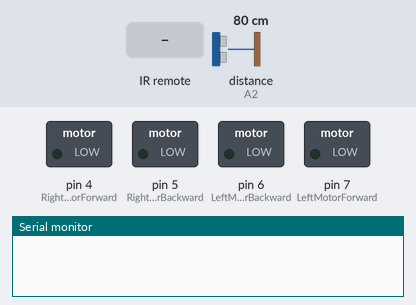
A sketch run on a simulated Arduino Uno, built with avr-gcc and run on an emulated ATmega328P. Parts: switched loads named in the sketch (green lamp = pin HIGH), the last lines printed to the serial monitor. Dashed ring = blinking. The inputs (shaded band) are chosen by the test bench; at power-on: distance to the obstacle (sensor on A2) 80 cm. The echo pulse lasts 58.3 µs per cm.

Above: at 1.3 s.
1.4 s: distance to the obstacle (sensor on A2) set to 23 cm
2.9 s: distance to the obstacle (sensor on A2) set to 18 cm
At 3.56 s:
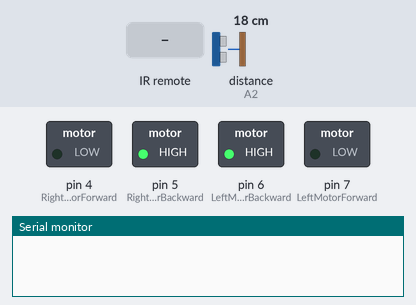
5.9 s: distance to the obstacle (sensor on A2) set to 35 cm
At 7.2 s:
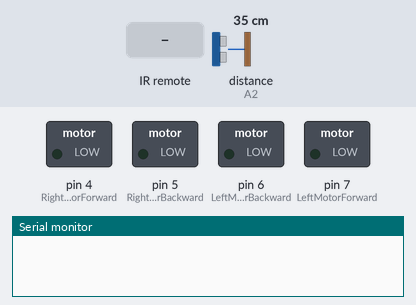
7.5 s: infrared code 0xFFC03F received
At 8.4 s:
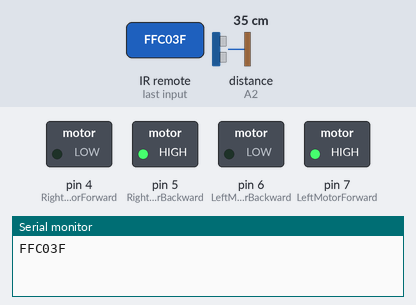
9.0 s: infrared code 0xFF7A85 received
At 9.8 s:
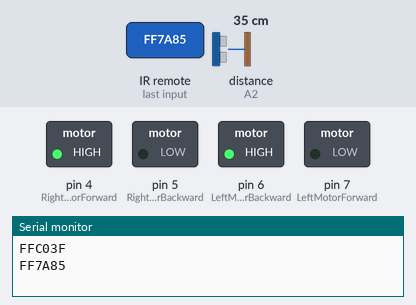
10.5 s: infrared code 0xFF02FD received
At 10.9 s:
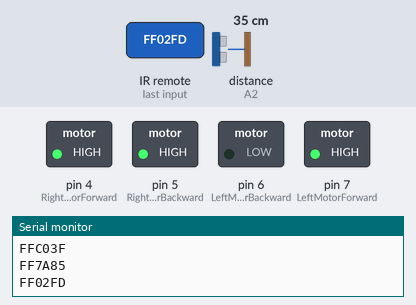
Timing chart, 0 to 13.1 s (numbered marks = the images above; inputs shaded):
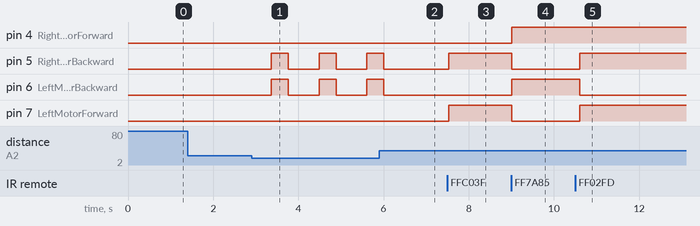

Measured:
- the behaviour switches between 21 and 20 cm on distance to the obstacle (sensor on A2) (found by bisection; images 0 and 1)
- after the input at 1.4 s, every drawn part: stays the same
- after the input at 2.9 s, pin 5 (RightMotorBackward), pin 6 (LeftMotorBackward): alternates HIGH for 0.40 s and LOW for 0.72 s, starting after 0.46 s
- after the input at 5.9 s, pin 5 (RightMotorBackward), pin 6 (LeftMotorBackward): goes on until 6.0 s, then stays LOW
- after the input at 7.5 s, pin 5 (RightMotorBackward), pin 7 (LeftMotorForward): LOW → HIGH at once
- after the input at 9.0 s, pin 4 (RightMotorForward), pin 6 (LeftMotorBackward): LOW → HIGH at once; pin 5 (RightMotorBackward), pin 7 (LeftMotorForward): HIGH → LOW at once
- after the input at 10.5 s, pin 5 (RightMotorBackward), pin 7 (LeftMotorForward): LOW → HIGH after 0.11 s; pin 6 (LeftMotorBackward): HIGH → LOW after 0.11 s

The sketch:

ir_remort_control_car.ino
```cpp
#include <NewPing.h>        //Ultrasonic sensor function library. You must install this library
#include <IRremote.h>

//our L298N control pins
const int LeftMotorForward = 7;
const int LeftMotorBackward = 6;
const int RightMotorForward = 4;
const int RightMotorBackward = 5;

//sensor pins
#define trig_pin A1 //analog input 1
#define echo_pin A2 //analog input 2

#define maximum_distance 200
boolean goesForward = false;
int distance = 100;

NewPing sonar(trig_pin, echo_pin, maximum_distance); //sensor function

int RECV_PIN =11;        //pin 11 of arduino to data pin of ir receiver
IRrecv irrecv(RECV_PIN);
decode_results results;

void setup(){

  pinMode(RightMotorForward, OUTPUT);
  pinMode(LeftMotorForward, OUTPUT);
  pinMode(LeftMotorBackward, OUTPUT);
  pinMode(RightMotorBackward, OUTPUT);

  Serial.begin(9600);
  irrecv.enableIRIn(); // Start the receiver

  distance = readPing();
  delay(100);
}

void loop(){
  int distanceRight = 0;
  int distanceLeft = 0;
  delay(50);

  if (distance <= 20){
    moveStop();
    delay(300);
    moveBackward();
    delay(400);
    moveStop();
    delay(300);
  }
  else{
    if (irrecv.decode(&results))
    {
     Serial.println(results.value, HEX);
     irrecv.resume(); // Receive the next value
    }
   //bot moves front
    if(results.value==0xFFC03F)
    {
      digitalWrite(LeftMotorBackward,LOW);
      digitalWrite(LeftMotorForward,HIGH);
      digitalWrite(RightMotorBackward,HIGH);
      digitalWrite(RightMotorForward,LOW);
    }
    //bot moves back
    if(results.value==0xFF7A85)
    {
      digitalWrite(LeftMotorBackward,HIGH);
      digitalWrite(LeftMotorForward,LOW);
      digitalWrite(RightMotorBackward,LOW);
      digitalWrite(RightMotorForward,HIGH);
    }
    //bot moves left
     if(results.value==0xFF02FD)
    {
      digitalWrite(LeftMotorBackward,LOW);
      digitalWrite(LeftMotorForward,HIGH);
      digitalWrite(RightMotorBackward,HIGH);
      digitalWrite(RightMotorForward,HIGH);
    }
    //bot moves right
     if(results.value==0xFF40BF)
    {
      digitalWrite(LeftMotorBackward,HIGH);
      digitalWrite(LeftMotorForward,HIGH);
      digitalWrite(RightMotorBackward,HIGH);
      digitalWrite(RightMotorForward,LOW);
    }
    //bot stops
    if(results.value==0xFFFA05)
    {
      digitalWrite(LeftMotorBackward,HIGH);
      digitalWrite(LeftMotorForward,HIGH);
      digitalWrite(RightMotorBackward,HIGH);
      digitalWrite(RightMotorForward,HIGH);
    }
  }
    distance = readPing();
}

int readPing(){
  delay(70);
  int cm = sonar.ping_cm();
  if (cm==0){
    cm=250;
  }
  return cm;
}

void moveStop(){

  digitalWrite(RightMotorForward, LOW);
  digitalWrite(LeftMotorForward, LOW);
  digitalWrite(RightMotorBackward, LOW);
  digitalWrite(LeftMotorBackward, LOW);
}

void moveBackward(){

  goesForward=false;

  digitalWrite(LeftMotorBackward, HIGH);
  digitalWrite(RightMotorBackward, HIGH);
  digitalWrite(LeftMotorForward, LOW);
  digitalWrite(RightMotorForward, LOW);

}
```
